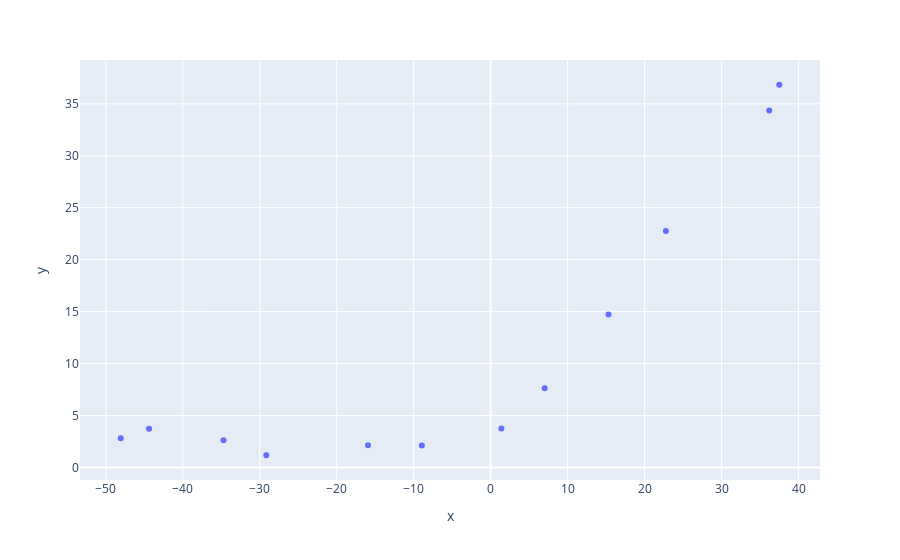

The notebook cell this image was saved under:
### Code cell
fig = go.Figure(px.scatter(train_df, x='x', y='y'))
fig.show()

### Figure 1 — Plotly figure (JSON) as saved in the notebook; plotly's stock layout.template omitted (floating-point values rounded to 4 significant figures)
{"data": [{"hovertemplate": "x=%{x}<br>y=%{y}<extra></extra>", "legendgroup": "", "marker": {"color": "#636efa", "symbol": "circle"}, "mode": "markers", "name": "", "orientation": "v", "showlegend": false, "type": "scatter", "x": [-15.94, -29.15, 36.19, 37.49, -48.06, -8.941, 15.31, -34.71, 1.389, -44.38, 7.014, 22.76], "xaxis": "x", "y": [2.134, 1.173, 34.36, 36.84, 2.809, 2.121, 14.71, 2.614, 3.74, 3.732, 7.628, 22.75], "yaxis": "y"}], "layout": {"legend": {"tracegroupgap": 0}, "margin": {"t": 60}, "xaxis": {"anchor": "y", "domain": [0, 1], "title": {"text": "x"}}, "yaxis": {"anchor": "x", "domain": [0, 1], "title": {"text": "y"}}}}
